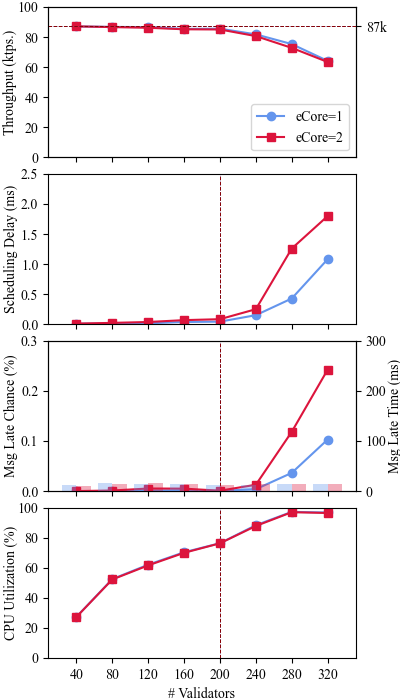

Reproduce this figure in Python.
import pandas as pd
import matplotlib.pyplot as plt

plt.rcParams["font.family"] = "GillSansC"
plt.rcParams["font.size"] = "12"

data = pd.read_csv("agg_results.csv")
ecore1_df = data.loc[data["per-node-concurrency"] == 1]
ecore2_df = data.loc[data["per-node-concurrency"] == 2]

ecore1_color = "cornflowerblue"
ecore1_color_dark = "royalblue"
ecore2_color = "crimson"
ecore2_color_dark = "darkred"

fig, (tput_ax, sched_ax, msg_ax, cpu_ax) = plt.subplots(4, 1, sharex = True, figsize=(3.5, 5))
bar_width = 16

# plot tput
tput_ax.axvline(x = 220, color=ecore1_color_dark, linestyle="--", linewidth=0.7)
tput_ax.axvline(x = 220, color=ecore2_color_dark, linestyle="--", linewidth=0.7)
ecore1_max = ecore1_df["avg_tput"].max()
ecore2_max = ecore2_df["avg_tput"].max()
tput_exp_ax = tput_ax.twinx()
tput_exp_ax.axhline(y = ecore1_max / 1000, color=ecore1_color_dark, linestyle="--", linewidth=0.7)
tput_exp_ax.axhline(y = ecore2_max / 1000, color=ecore2_color_dark, linestyle="--", linewidth=0.7)
tput_exp_ax.set_ylim((0, 105))
tput_exp_ax.set_yticks([ecore1_max / 1000], ["87k"])
tput_ax.plot(ecore1_df["num-nodes"], ecore1_df["avg_tput"] / 1000, 'o-', color=ecore1_color, label="eCore=1")
tput_ax.plot(ecore2_df["num-nodes"], ecore2_df["avg_tput"] / 1000, 's-', color=ecore2_color, label="eCore=2")
tput_ax.set_ylabel('Tput (ktps.)', labelpad=-3.5)
tput_ax.set_ylim((0, 105))
tput_ax.legend(loc="lower right")

# plot sched delay
sched_ax.axvline(x = 220, color=ecore1_color_dark, linestyle="--", linewidth=0.7)
sched_ax.axvline(x = 220, color=ecore2_color_dark, linestyle="--", linewidth=0.7)
sched_ax.plot(ecore1_df["num-nodes"], ecore1_df["sched_dur_ms"], 'o-', color=ecore1_color)
sched_ax.plot(ecore2_df["num-nodes"], ecore2_df["sched_dur_ms"], 's-', color=ecore2_color)
sched_ax.set_ylabel('Sched Delay (ms)', labelpad=8)
sched_ax.set_ylim((0, 2.5))

# plot msg delay
msg_ax.axvline(x = 220, color=ecore1_color_dark, linestyle="--", linewidth=0.7)
msg_ax.axvline(x = 220, color=ecore2_color_dark, linestyle="--", linewidth=0.7)
msg_delay_ax = msg_ax.twinx()
msg_delay_ax.bar(ecore1_df["num-nodes"]-bar_width/2, ecore1_df["deliver_late_dur_ms"], bar_width, color=ecore1_color, alpha=0.35, zorder=0)
msg_delay_ax.bar(ecore2_df["num-nodes"]+bar_width/2, ecore2_df["deliver_late_dur_ms"], bar_width, color=ecore2_color, alpha=0.35, zorder=0)
msg_delay_ax.set_ylabel("Msg Late Time (ms)", labelpad=0)
msg_delay_ax.set_ylim((0, 300))
msg_ax.plot(ecore1_df["num-nodes"], ecore1_df["deliver_late_chance"]*100, 'o-', color=ecore1_color, zorder=10)
msg_ax.plot(ecore2_df["num-nodes"], ecore2_df["deliver_late_chance"]*100, 's-', color=ecore2_color, zorder=10)
msg_ax.set_ylabel('Msg Late (%)', labelpad=-0.2)
msg_ax.set_ylim((0, 0.3))

# plot cpu util
cpu_ax.axvline(x = 220, color=ecore1_color_dark, linestyle="--", linewidth=0.7)
cpu_ax.axvline(x = 220, color=ecore2_color_dark, linestyle="--", linewidth=0.7)
cpu_ax.plot(ecore1_df["num-nodes"], ecore1_df["avg_cpu"], 'o-', color=ecore1_color)
cpu_ax.plot(ecore2_df["num-nodes"], ecore2_df["avg_cpu"], 's-', color=ecore2_color)
cpu_ax.set_ylabel('CPU (%)', labelpad=-3.5)
cpu_ax.set_ylim((0, 100))

cpu_ax.set_xlabel('# Validators', labelpad=-1)
cpu_ax.set_xticks(ecore2_df["num-nodes"])
cpu_ax.tick_params(axis='x', labelrotation=0, length=2, pad=2)

plt.subplots_adjust(left=0.13, right=0.855, top=0.995, bottom=0.065, wspace=0, hspace=0.14)
# fig.tight_layout()
fig.savefig("plot.pdf", format="pdf")